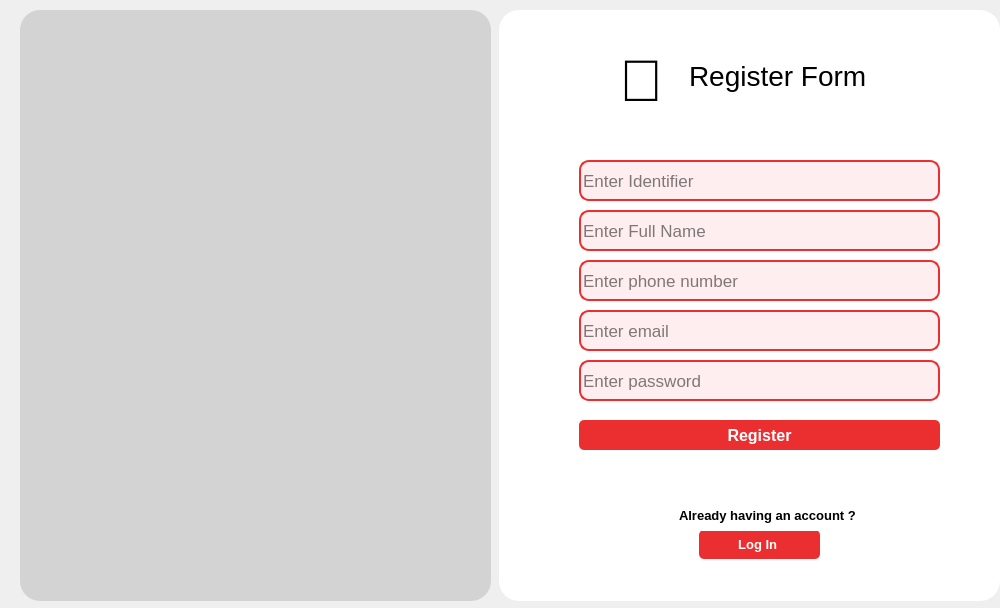
<?xml version="1.0" encoding="UTF-8"?>
<ui version="4.0">
 <class>Form</class>
 <widget class="QWidget" name="Form">
  <property name="geometry">
   <rect>
    <x>0</x>
    <y>0</y>
    <width>1000</width>
    <height>608</height>
   </rect>
  </property>
  <property name="windowTitle">
   <string>Form</string>
  </property>
  <widget class="QWidget" name="widget" native="true">
   <property name="geometry">
    <rect>
     <x>499</x>
     <y>10</y>
     <width>501</width>
     <height>591</height>
    </rect>
   </property>
   <property name="styleSheet">
    <string notr="true">background-color:white;
border-radius:20px;</string>
   </property>
   <widget class="QLineEdit" name="identifiant_field">
    <property name="geometry">
     <rect>
      <x>80</x>
      <y>150</y>
      <width>361</width>
      <height>41</height>
     </rect>
    </property>
    <property name="font">
     <font>
      <family>Segoe UI</family>
      <pointsize>13</pointsize>
     </font>
    </property>
    <property name="styleSheet">
     <string notr="true">QLineEdit
{
background:#ffeeef;
border:2px solid #eb2f30;
border-radius:10px;
color:black;
}
QLineEdit:focus
{
border:2px solid #FBAD25;

}</string>
    </property>
    <property name="placeholderText">
     <string>Enter Identifier</string>
    </property>
   </widget>
   <widget class="QLineEdit" name="password_field">
    <property name="geometry">
     <rect>
      <x>80</x>
      <y>350</y>
      <width>361</width>
      <height>41</height>
     </rect>
    </property>
    <property name="font">
     <font>
      <family>Segoe UI</family>
      <pointsize>13</pointsize>
     </font>
    </property>
    <property name="styleSheet">
     <string notr="true">QLineEdit
{
background:#ffeeef;
border:2px solid #eb2f30;
border-radius:10px;
color:black;
}
QLineEdit:focus
{
border:2px solid #FBAD25;

}</string>
    </property>
    <property name="echoMode">
     <enum>QLineEdit::Password</enum>
    </property>
    <property name="placeholderText">
     <string>Enter password</string>
    </property>
   </widget>
   <widget class="QPushButton" name="register_btn">
    <property name="geometry">
     <rect>
      <x>80</x>
      <y>410</y>
      <width>361</width>
      <height>30</height>
     </rect>
    </property>
    <property name="font">
     <font>
      <family>Segoe UI</family>
      <pointsize>12</pointsize>
      <weight>75</weight>
      <italic>false</italic>
      <bold>true</bold>
     </font>
    </property>
    <property name="styleSheet">
     <string notr="true">QPushButton#register_btn
{
background-color :#eb2f30;  
color :white;
border-radius : 5px;

}

QPushButton#register_btn:pressed
{
background-color :#de5758;  
}</string>
    </property>
    <property name="text">
     <string>Register</string>
    </property>
   </widget>
   <widget class="QPushButton" name="log_in_btn">
    <property name="geometry">
     <rect>
      <x>200</x>
      <y>520</y>
      <width>121</width>
      <height>29</height>
     </rect>
    </property>
    <property name="font">
     <font>
      <family>Segoe UI</family>
      <pointsize>10</pointsize>
      <weight>75</weight>
      <bold>true</bold>
     </font>
    </property>
    <property name="styleSheet">
     <string notr="true">
QPushButton#log_in_btn
{
background-color :#eb2f30;  
color :white;
border-radius : 5px;

}

QPushButton#log_in_btn:pressed
{
background-color :#de5758;  
}</string>
    </property>
    <property name="text">
     <string>Log In </string>
    </property>
   </widget>
   <widget class="QLabel" name="label_2">
    <property name="geometry">
     <rect>
      <x>120</x>
      <y>30</y>
      <width>71</width>
      <height>81</height>
     </rect>
    </property>
    <property name="font">
     <font>
      <family>Segoe UI</family>
      <pointsize>44</pointsize>
      <weight>75</weight>
      <bold>true</bold>
     </font>
    </property>
    <property name="text">
     <string></string>
    </property>
   </widget>
   <widget class="QLineEdit" name="email_field">
    <property name="geometry">
     <rect>
      <x>80</x>
      <y>300</y>
      <width>361</width>
      <height>41</height>
     </rect>
    </property>
    <property name="font">
     <font>
      <family>Segoe UI</family>
      <pointsize>13</pointsize>
     </font>
    </property>
    <property name="styleSheet">
     <string notr="true">QLineEdit
{
background:#ffeeef;
border:2px solid #eb2f30;
border-radius:10px;
color:black;
}
QLineEdit:focus
{
border:2px solid #FBAD25;

}</string>
    </property>
    <property name="echoMode">
     <enum>QLineEdit::Normal</enum>
    </property>
    <property name="readOnly">
     <bool>false</bool>
    </property>
    <property name="placeholderText">
     <string>Enter email</string>
    </property>
   </widget>
   <widget class="QLineEdit" name="phonenumb_field">
    <property name="geometry">
     <rect>
      <x>80</x>
      <y>250</y>
      <width>361</width>
      <height>41</height>
     </rect>
    </property>
    <property name="font">
     <font>
      <family>Segoe UI</family>
      <pointsize>13</pointsize>
     </font>
    </property>
    <property name="styleSheet">
     <string notr="true">QLineEdit
{
background:#ffeeef;
border:2px solid #eb2f30;
border-radius:10px;
color:black;
}
QLineEdit:focus
{
border:2px solid #FBAD25;

}</string>
    </property>
    <property name="echoMode">
     <enum>QLineEdit::Normal</enum>
    </property>
    <property name="placeholderText">
     <string>Enter phone number</string>
    </property>
   </widget>
   <widget class="QLineEdit" name="Name_field">
    <property name="geometry">
     <rect>
      <x>80</x>
      <y>200</y>
      <width>361</width>
      <height>41</height>
     </rect>
    </property>
    <property name="font">
     <font>
      <family>Segoe UI</family>
      <pointsize>13</pointsize>
     </font>
    </property>
    <property name="styleSheet">
     <string notr="true">QLineEdit
{
background:#ffeeef;
border:2px solid #eb2f30;
border-radius:10px;
color:black;
}
QLineEdit:focus
{
border:2px solid #FBAD25;

}</string>
    </property>
    <property name="placeholderText">
     <string>Enter Full Name</string>
    </property>
   </widget>
   <widget class="QLabel" name="label_5">
    <property name="geometry">
     <rect>
      <x>190</x>
      <y>40</y>
      <width>251</width>
      <height>51</height>
     </rect>
    </property>
    <property name="font">
     <font>
      <family>Segoe UI</family>
      <pointsize>21</pointsize>
      <weight>50</weight>
      <italic>false</italic>
      <bold>false</bold>
      <underline>false</underline>
      <strikeout>false</strikeout>
      <kerning>true</kerning>
     </font>
    </property>
    <property name="styleSheet">
     <string notr="true">color :black</string>
    </property>
    <property name="text">
     <string>Register Form</string>
    </property>
   </widget>
   <widget class="QLabel" name="label_6">
    <property name="geometry">
     <rect>
      <x>180</x>
      <y>490</y>
      <width>201</width>
      <height>31</height>
     </rect>
    </property>
    <property name="font">
     <font>
      <family>Segoe UI</family>
      <pointsize>10</pointsize>
      <weight>75</weight>
      <bold>true</bold>
     </font>
    </property>
    <property name="styleSheet">
     <string notr="true">color :black  </string>
    </property>
    <property name="text">
     <string>Already having an account ? </string>
    </property>
   </widget>
  </widget>
  <widget class="QWidget" name="widget_3" native="true">
   <property name="geometry">
    <rect>
     <x>20</x>
     <y>10</y>
     <width>471</width>
     <height>591</height>
    </rect>
   </property>
   <property name="styleSheet">
    <string notr="true">background-color:#d3d3d3;
border-radius:20px;</string>
   </property>
   <widget class="QLabel" name="label_4">
    <property name="geometry">
     <rect>
      <x>130</x>
      <y>90</y>
      <width>211</width>
      <height>401</height>
     </rect>
    </property>
    <property name="text">
     <string/>
    </property>
    <property name="pixmap">
     <pixmap>design/icons/esprit.png</pixmap>
    </property>
   </widget>
  </widget>
 </widget>
 <resources/>
 <connections/>
</ui>
